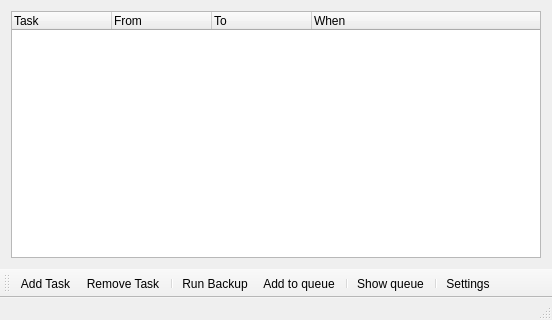
<?xml version="1.0" encoding="UTF-8"?>
<ui version="4.0">
 <class>MainWindow</class>
 <widget class="QMainWindow" name="MainWindow">
  <property name="geometry">
   <rect>
    <x>0</x>
    <y>0</y>
    <width>552</width>
    <height>320</height>
   </rect>
  </property>
  <property name="windowTitle">
   <string>QBackup</string>
  </property>
  <widget class="QWidget" name="centralWidget">
   <layout class="QVBoxLayout" name="verticalLayout">
    <item>
     <widget class="QTreeWidget" name="treeWidget">
      <property name="selectionMode">
       <enum>QAbstractItemView::MultiSelection</enum>
      </property>
      <property name="selectionBehavior">
       <enum>QAbstractItemView::SelectRows</enum>
      </property>
      <property name="rootIsDecorated">
       <bool>false</bool>
      </property>
      <property name="animated">
       <bool>true</bool>
      </property>
      <attribute name="headerCascadingSectionResizes">
       <bool>true</bool>
      </attribute>
      <attribute name="headerShowSortIndicator" stdset="0">
       <bool>false</bool>
      </attribute>
      <attribute name="headerStretchLastSection">
       <bool>true</bool>
      </attribute>
      <column>
       <property name="text">
        <string>Task</string>
       </property>
      </column>
      <column>
       <property name="text">
        <string>From</string>
       </property>
      </column>
      <column>
       <property name="text">
        <string>To</string>
       </property>
      </column>
      <column>
       <property name="text">
        <string>When</string>
       </property>
      </column>
     </widget>
    </item>
   </layout>
  </widget>
  <widget class="QMenuBar" name="menuBar">
   <property name="geometry">
    <rect>
     <x>0</x>
     <y>0</y>
     <width>552</width>
     <height>23</height>
    </rect>
   </property>
  </widget>
  <widget class="QToolBar" name="mainToolBar">
   <property name="movable">
    <bool>true</bool>
   </property>
   <property name="allowedAreas">
    <set>Qt::BottomToolBarArea|Qt::TopToolBarArea</set>
   </property>
   <property name="toolButtonStyle">
    <enum>Qt::ToolButtonTextOnly</enum>
   </property>
   <property name="floatable">
    <bool>false</bool>
   </property>
   <attribute name="toolBarArea">
    <enum>BottomToolBarArea</enum>
   </attribute>
   <attribute name="toolBarBreak">
    <bool>false</bool>
   </attribute>
   <addaction name="actionAddTask"/>
   <addaction name="actionRemoveTask"/>
   <addaction name="separator"/>
   <addaction name="actionRunBackup"/>
   <addaction name="actionAdd_to_queue"/>
   <addaction name="separator"/>
   <addaction name="actionShow_queue"/>
   <addaction name="separator"/>
   <addaction name="actionSettings"/>
  </widget>
  <widget class="QStatusBar" name="statusBar"/>
  <action name="actionRunBackup">
   <property name="text">
    <string>Run Backup</string>
   </property>
  </action>
  <action name="actionAddTask">
   <property name="text">
    <string>Add Task</string>
   </property>
  </action>
  <action name="actionRemoveTask">
   <property name="text">
    <string>Remove Task</string>
   </property>
  </action>
  <action name="actionShow_queue">
   <property name="text">
    <string>Show queue</string>
   </property>
  </action>
  <action name="actionSettings">
   <property name="text">
    <string>Settings</string>
   </property>
  </action>
  <action name="actionAdd_to_queue">
   <property name="text">
    <string>Add to queue</string>
   </property>
  </action>
 </widget>
 <layoutdefault spacing="6" margin="11"/>
 <resources/>
 <connections/>
</ui>
